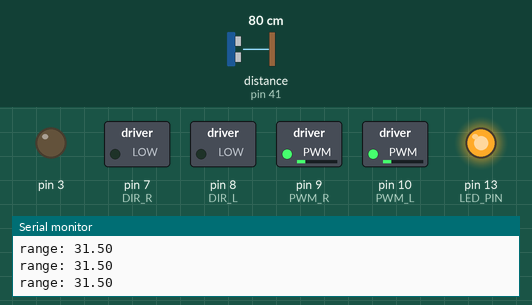
Recording of a sketch running on a simulated Arduino Uno, built with avr-gcc and run on an emulated ATmega328P. On the bench: switched loads named in the sketch (green lamp = pin HIGH), output pins drawn as LEDs (lit = HIGH), the last lines printed to the serial monitor. Inputs (shaded band) come from the test bench; at power-on: distance to the obstacle (sensor on pin 41) 80 cm.

Above: at 2.2 s.
2.3 s: distance to the obstacle (sensor on pin 41) set to 71 cm
3.8 s: distance to the obstacle (sensor on pin 41) set to 64 cm
At 4.9 s:
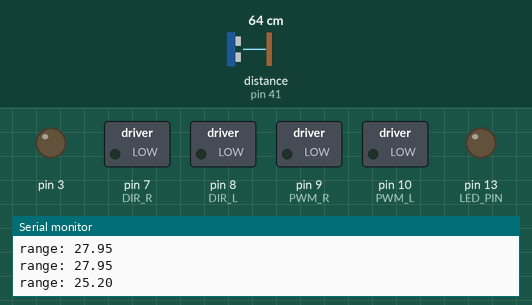
6.8 s: distance to the obstacle (sensor on pin 41) set to 79 cm
8.3 s: distance to the obstacle (sensor on pin 41) set to 89 cm
At 10.8 s:
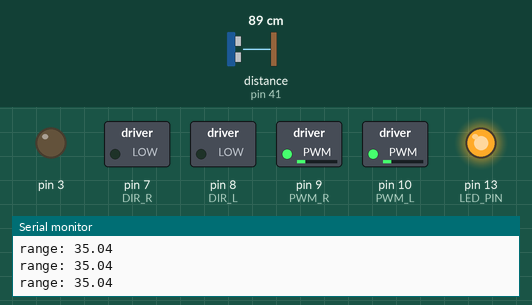
11.3 s: distance to the obstacle (sensor on pin 41) set to 64 cm
12.8 s: distance to the obstacle (sensor on pin 41) set to 57 cm
At 15.1 s:
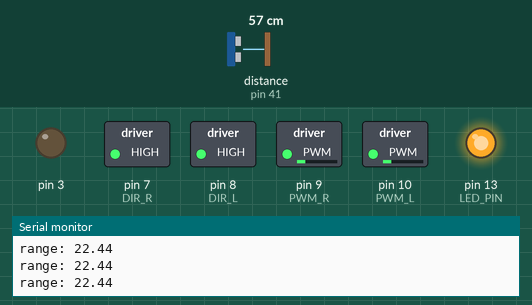
Timing chart, 0 to 16.6 s (numbered marks = the images above; inputs shaded):
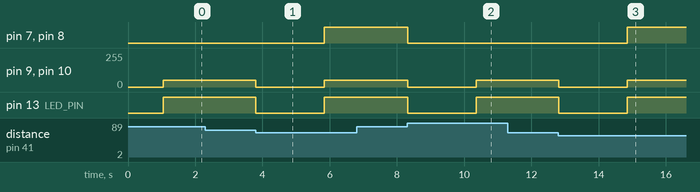

Measured:
- the behaviour switches between 69 and 68 cm on distance to the obstacle (sensor on pin 41) (found by bisection; images 0 and 1)
- the behaviour switches between 83 and 84 cm on distance to the obstacle (sensor on pin 41) (found by bisection; images 1 and 2)
- the behaviour switches between 61 and 60 cm on distance to the obstacle (sensor on pin 41) (found by bisection; images 2 and 3)
- after the input at 3.8 s, pin 7 (DIR_R), pin 8 (DIR_L): LOW → HIGH after 2.0 s; pin 9 (PWM_R), pin 10 (PWM_L): 51/255 → 0/255 at once, → 51/255 2.0 s later; pin 13 (LED_PIN): HIGH → LOW at once, → HIGH 2.0 s later
- after the input at 8.3 s, pin 7 (DIR_R), pin 8 (DIR_L): HIGH → LOW at once; pin 9 (PWM_R), pin 10 (PWM_L): 51/255 → 0/255 at once, → 51/255 2.0 s later; pin 13 (LED_PIN): HIGH → LOW at once, → HIGH 2.0 s later
- after the input at 12.8 s, pin 7 (DIR_R), pin 8 (DIR_L): LOW → HIGH after 2.1 s; pin 9 (PWM_R), pin 10 (PWM_L): 51/255 → 0/255 at once, → 51/255 2.0 s later; pin 13 (LED_PIN): HIGH → LOW at once, → HIGH 2.0 s later

The sketch:

Zumo_w_sensors_copy.ino
```cpp
#include "Arduino.h"
#include "Motors.h"
#include "Laser.h"
#include "Navigate.h"
#include "Compass.h"
#include <Wire.h>
#include <VL53L1X.h>
#include <ZumoShield.h>
#define LED_PIN 13

//Initializing Objects
//Lasers sensors(13,12,11,10);
Navigate nav;
//Compass compass1;
void setup()
{
  //Initialize Distance Sensor Wire
  Serial.begin(115200);
  Wire.begin();
  Wire.setClock(400000);
  pinMode(LED_PIN, OUTPUT);
  //Initialize Distance Sensor
  nav.start();
  //sensors.setAddy();
  //sensors.i2cScan();

  //  compass1.calibrate1();

}

void loop()
{
//    nav.getPosition1();
//    digitalWrite(3, HIGH);
//    delay(1000);
//    digitalWrite(3, LOW);
//    delay(100);
  int x;
  //Array with digits of PI
  int pi [15] = {3,1,4,1,5,9,2,6,5,3,5,8,9,7,9};

  for(int i = 0;pi;i++)
  {
    x = 36 - pi[i]*3;
    Serial.print("Going to Button ");
    Serial.print(pi[i]);
    Serial.print("   Which is at: ");
    Serial.print(x);
    Serial.println(" inches");
    nav.setPosition(x);
    delay(2000);
  }
}
```

Compass.h
```cpp
#ifndef Compass_h
#define Compass_h
#include <Arduino.h>

class Compass
{
 private:
 float startAngle;
 public:
 // Constructor
 Compass();
 // Methods
 void calibrate1();
 void setAngle(int angle);
 void autoCorrectAngle();
 void straight();
 int getAngle();

};

#endif
```

Laser.cpp
```cpp
#include "Laser.h"
#include <Wire.h>
#include <VL53L1X.h>

VL53L1X sensor3;
VL53L1X sensor4;


Lasers::Lasers(int L_pin, int R_pin) {

  _pinL = L_pin;
  _pinR = R_pin;
}

void Lasers::setAddy() {

  pinMode(_pinL, OUTPUT);
  pinMode(_pinR, OUTPUT);

  digitalWrite(_pinL, LOW);
  digitalWrite(_pinR, LOW);

  delay(500);

  pinMode(_pinL, INPUT);
  delay(150);
  sensor3.init(true);
  Serial.println("05");
  delay(100);
  sensor3.setAddress((uint8_t)42);
  Serial.println("06");

  pinMode(_pinR, INPUT);
  delay(150);
  sensor4.init(true);
  Serial.println("07");
  delay(100);
  sensor4.setAddress((uint8_t)41);
  Serial.println("08");


  sensor3.setTimeout(500);
  sensor4.setTimeout(500);


  sensor3.setDistanceMode(VL53L1X::Long);
  sensor3.setMeasurementTimingBudget(50000);
  sensor4.setDistanceMode(VL53L1X::Long);
  sensor4.setMeasurementTimingBudget(50000);


  sensor3.startContinuous(50);
  sensor4.startContinuous(50);

  Serial.println("addresses set");
}

void Lasers::i2cScan() {
  Serial.println ("I2C scanner. Scanning ...");
  byte count = 0;

  for (byte i = 1; i < 120; i++)
  {

    Wire.beginTransmission (i);
    if (Wire.endTransmission () == 0)
    {
      Serial.print ("Found address: ");
      Serial.print (i, DEC);
      Serial.print (" (0x");
      Serial.print (i, HEX);
      Serial.println (")");
      count++;
      delay (1);
    }
  }
  Serial.println ("Done.");
  Serial.print ("Found ");
  Serial.print (count, DEC);
  Serial.println (" device(s).");

}


double Lasers::sensL() {
  double sensL = sensor3.readRangeContinuousMillimeters();
  return sensL/25.4;
}

double Lasers::sensR() {
  double sensR = sensor4.readRangeContinuousMillimeters();
  Serial.println(sensR/25.4);
  return sensR/25.4;
}

double Lasers::getDistanceR()
{
  sensor4.read();
  double dist = sensor4.ranging_data.range_mm/25.4;
  Serial.print("range: ");
  Serial.println(dist);
  return dist;
}
```

Laser.h
```cpp
#ifndef LDS
#define LDS

class Lasers {

  public:
    //  Constructor
    Lasers(int L_pin, int R_pin);

    //  Methods
    void setAddy();
    void i2cScan();
    int sensF();
    int sensB();
    double sensL();
    double sensR();

    double getDistanceR();

  private:

    int _pinF;
    int _pinB;
    int _pinL;
    int _pinR;

};

#endif
```

Motors.cpp
```cpp
#include "Motors.h"

#define PWM_L 10
#define PWM_R 9
#define DIR_L 8
#define DIR_R 7

#if defined(__AVR_ATmega168__) || defined(__AVR_ATmega328P__) || defined (__AVR_ATmega32U4__)
#define USE_20KHZ_PWM
#endif

static boolean flipLeft = false;
static boolean flipRight = false;

// constructor (doesn't do anything)
Motors::Motors()
{
}

// initialize timer1 to generate the proper PWM outputs to the motor drivers
void Motors::init2()
{
  pinMode(PWM_L,  OUTPUT);
  pinMode(PWM_R,  OUTPUT);
  pinMode(DIR_L, OUTPUT);
  pinMode(DIR_R, OUTPUT);

#ifdef USE_20KHZ_PWM
  // Timer 1 configuration
  // prescaler: clockI/O / 1
  // outputs enabled
  // phase-correct PWM
  // top of 400
  //
  // PWM frequency calculation
  // 16MHz / 1 (prescaler) / 2 (phase-correct) / 400 (top) = 20kHz
  TCCR1A = 0b10100000;
  TCCR1B = 0b00010001;
  ICR1 = 400;
#endif
}

// enable/disable flipping of left motor
void Motors::flipLeftMotor(boolean flip)
{
  flipLeft = flip;
}

// enable/disable flipping of right motor
void Motors::flipRightMotor(boolean flip)
{
  flipRight = flip;
}

// set speed for left motor; speed is a number between -400 and 400
void Motors::setLeftSpeed(int speed)
{
  init(); // initialize if necessary

  boolean reverse = 0;

  if (speed < 0)
  {
    speed = -speed; // make speed a positive quantity
    reverse = 1;    // preserve the direction
  }
  if (speed > 400)  // Max
    speed = 400;

#ifdef USE_20KHZ_PWM
  OCR1B = speed;
#else
  analogWrite(PWM_L, speed * 51 / 80); // default to using analogWrite, mapping 400 to 255
#endif

  if (reverse ^ flipLeft) // flip if speed was negative or flipLeft setting is active, but not both
    digitalWrite(DIR_L, HIGH);
  else
    digitalWrite(DIR_L, LOW);
}

// set speed for right motor; speed is a number between -400 and 400
void Motors::setRightSpeed(int speed)
{
  init(); // initialize if necessary

  boolean reverse = 0;

  if (speed < 0)
  {
    speed = -speed;  // Make speed a positive quantity
    reverse = 1;  // Preserve the direction
  }
  if (speed > 400)  // Max PWM dutycycle
    speed = 400;

#ifdef USE_20KHZ_PWM
  OCR1A = speed;
#else
  analogWrite(PWM_R, speed * 51 / 80); // default to using analogWrite, mapping 400 to 255
#endif

  if (reverse ^ flipRight) // flip if speed was negative or flipRight setting is active, but not both
    digitalWrite(DIR_R, HIGH);
  else
    digitalWrite(DIR_R, LOW);
}

// set speed for both motors
void Motors::setSpeeds(int leftSpeed, int rightSpeed)
{
  setLeftSpeed(leftSpeed);
  setRightSpeed(rightSpeed);
}
```

Motors.h
```cpp
/*! \file ZumoMotors.h
 *
 * See the ZumoMotors class reference for more information about this library.
 *
 * \class ZumoMotors ZumoMotors.h
 * \brief Control motor speed and direction
 *
 */

#ifndef Motors_h
#define Motors_h

#include <Arduino.h>

class Motors
{
  public:

    // constructor (doesn't do anything)
    Motors();

    // enable/disable flipping of motors
    static void flipLeftMotor(boolean flip);
    static void flipRightMotor(boolean flip);

    // set speed for left, right, or both motors
    static void setLeftSpeed(int speed);
    static void setRightSpeed(int speed);
    static void setSpeeds(int leftSpeed, int rightSpeed);

  private:

    static inline void init()
    {
      static boolean initialized = false;

      if (!initialized)
      {
        initialized = true;
        init2();
      }
    }

    // initializes timer1 for proper PWM generation
    static void init2();
};

#endif
```

Navigate.cpp
```cpp
#include "Arduino.h"
#include "Laser.h"
#include "Navigate.h"
#include "Motors.h"
#define LED_PIN 13

//Initializing Objects
Lasers Laser(12,11);

Motors motor;

Navigate::Navigate()
{

}

void Navigate::start()
{
  Laser.setAddy();
  Laser.i2cScan();
  pinMode(3, OUTPUT);
}

double Navigate::getPosition1()
{
  return Laser.getDistanceR();
}

void Navigate::setPosition(int destination)
{
  double travelDist = Laser.getDistanceR() - destination;
  if(travelDist > 0)
  {
    digitalWrite(LED_PIN, HIGH);
    int speed = 80;
    motor.setSpeeds(speed,speed);
    for(int i=0;i<=9999;i++)
    {
      if(Laser.getDistanceR()  <= destination)
      {
        motor.setSpeeds(0,0);
        digitalWrite(LED_PIN, LOW);
        i = 9999;
       // digitalWrite(2, HIGH);   // push button
       // delay(1000);             // wait for a second
       // digitalWrite(2, LOW);
       // delay(100);
      }
    }
  }
  else
  {
    digitalWrite(LED_PIN, HIGH);
    int speed = -80;
    motor.setSpeeds(speed,speed);
    for(int i=0;i<=9999;i++)
    {
      if(Laser.getDistanceR() > destination)
      {
        motor.setSpeeds(0,0);
        digitalWrite(LED_PIN, LOW);
        i = 9999;
       // digitalWrite(2, HIGH);   // push button
        //delay(1000);             // wait for a second
       // digitalWrite(2, LOW);
       // delay(100);
      }
    }
  }
}

void Navigate::setPosition1(int destination)
{
  double travelDist = Laser.getDistanceR() - destination;
  while(travelDist > 0)
  {
    digitalWrite(LED_PIN, HIGH);
    int speed = 80;
    motor.setSpeeds(speed,speed);
    while(travelDist > 0)
    {
      if(Laser.getDistanceR() < destination)
      {
        motor.setSpeeds(0,0);
        digitalWrite(LED_PIN, LOW);
        travelDist = 1;
      }
    }
  }
  while(travelDist < 0)
  {
    digitalWrite(LED_PIN, HIGH);
    int speed = -80;
    motor.setSpeeds(speed,speed);
    while(travelDist < 0)
    {
      if(Laser.getDistanceR() == destination)
      {
        motor.setSpeeds(0,0);
        digitalWrite(LED_PIN, LOW);
        travelDist = 1;
      }
    }
  }
}
```

Navigate.h
```cpp
#ifndef Navigate_h
#define Navigate_h
#include <Arduino.h>

class Navigate
{
 private:
 int destination; //Buttons distance
 public:
 // Constructor
 Navigate();
 // Methods
 void start();
 double getPosition1();
 void setPosition(int destination);
 void setPosition1(int destination);

};

#endif
```
